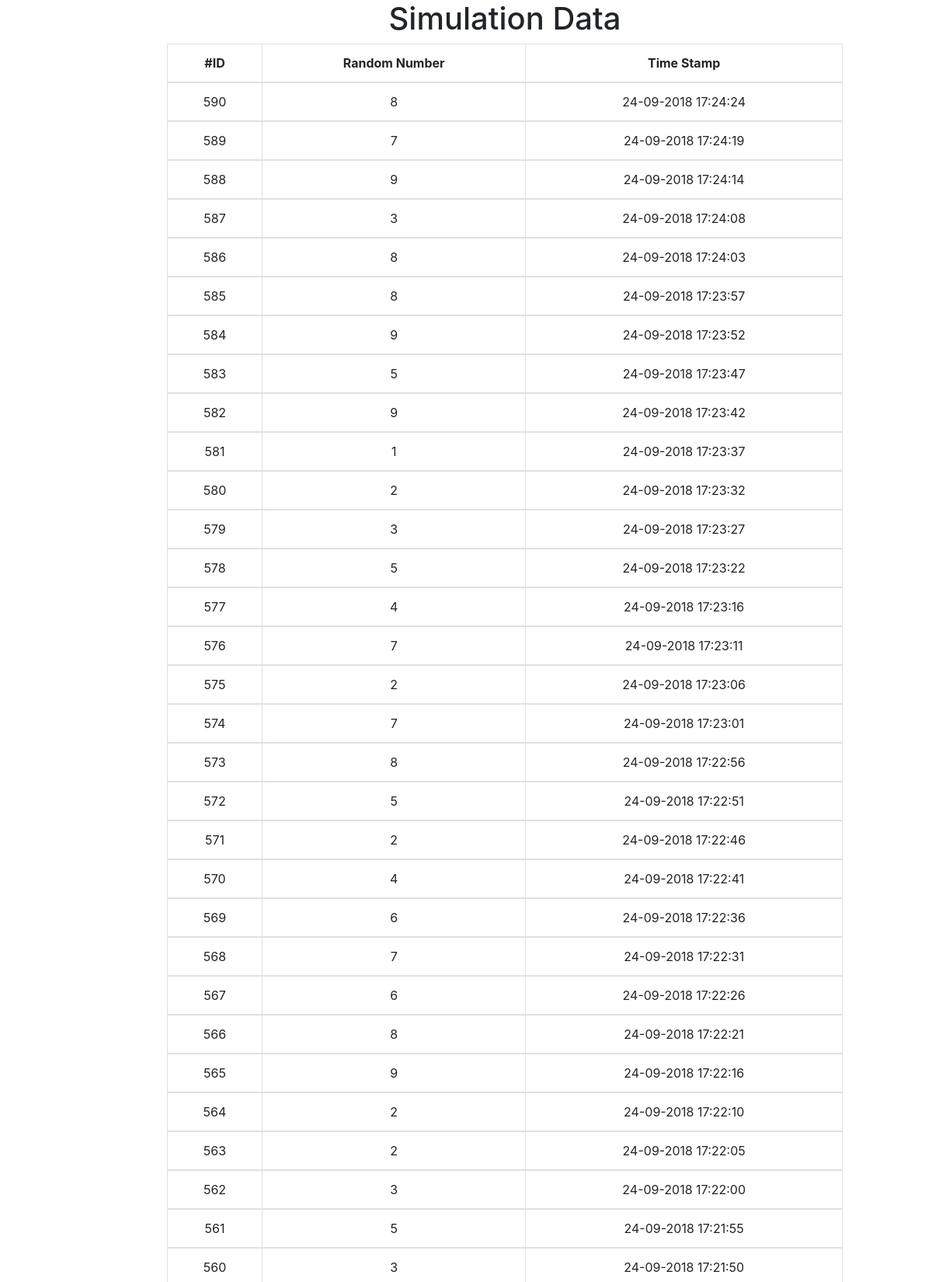
/home/ (upper part), run on the app's committed database.
### datainput/models.py (models this page shows)
class DataInput(models.Model):
	number = models.CharField(max_length=5)
	time_stamp = models.CharField(max_length=255)
	class Meta:
		app_label = 'datainput'

### datainput/views.py (the view)
# urls.py: path('home/', views.HomeView.as_view(), name='home-page'),
class HomeView(TemplateView):
    template_name = "home.html"
    def get_context_data(self, *args, **kwargs):
    	db_data = DataInput.objects.all().order_by("-time_stamp")
    	paginate_by = 10
    	context = {
    		"data": db_data
    	}
    	return context

### templates/home.html (shortened to what this page needs)
<!doctype html>
<html lang="en">
  	<head>
	    <link rel="stylesheet" href="https://stackpath.bootstrapcdn.com/bootstrap/4.1.3/css/bootstrap.min.css">
  	</head>
  	<body>
	    <section>
	    	<div class="container-fluid">
	    		<div class="row">
	    			<div class="col-md-2"></div>
	    			<div class="col-md-9">
	    				<div id="data_input" style="text-align: center">
	    					<section>
	    						<h1 class="panel">Simulation Data</h1>
	    					</section>
	    					{% if data %}
	    					<table class="table table-bordered">
							  	<thead>
								    <tr>
								    	<th scope="col">#ID</th>
								      	<th scope="col">Random Number</th>
								      	<th scope="col">Time Stamp</th>
								    </tr>
							  	</thead>
							  	{% for item in data %}
							  	<tbody>
								    <tr>
								    	<td>{{ item.id }}</td>
								      	<td>{{ item.number }}</td>
								      	<td>{{ item.time_stamp }}</td>
								    </tr>
							  	</tbody>
							  	{% endfor %}
							</table>
							{% else %}
							<p>Data Not Found!</p>
							{% endif %}
	    				</div>
	    			</div>
	    		</div>
	    	</div>
	    </section>
  	</body>
</html>

### data on the page
DataInput: id "590", number "8", time_stamp "24-09-2018 17:24:24"
DataInput: id "589", number "7", time_stamp "24-09-2018 17:24:19"
DataInput: id "588", number "9", time_stamp "24-09-2018 17:24:14"
DataInput: id "587", number "3", time_stamp "24-09-2018 17:24:08"
DataInput: id "586", number "8", time_stamp "24-09-2018 17:24:03"
DataInput: id "585", number "8", time_stamp "24-09-2018 17:23:57"
DataInput: id "584", number "9", time_stamp "24-09-2018 17:23:52"
DataInput: id "583", number "5", time_stamp "24-09-2018 17:23:47"
DataInput: id "582", number "9", time_stamp "24-09-2018 17:23:42"
DataInput: id "581", number "1", time_stamp "24-09-2018 17:23:37"
DataInput: id "580", number "2", time_stamp "24-09-2018 17:23:32"
DataInput: id "579", number "3", time_stamp "24-09-2018 17:23:27"
DataInput: id "578", number "5", time_stamp "24-09-2018 17:23:22"
DataInput: id "577", number "4", time_stamp "24-09-2018 17:23:16"
DataInput: id "576", number "7", time_stamp "24-09-2018 17:23:11"
DataInput: id "575", number "2", time_stamp "24-09-2018 17:23:06"
DataInput: id "574", number "7", time_stamp "24-09-2018 17:23:01"
DataInput: id "573", number "8", time_stamp "24-09-2018 17:22:56"
DataInput: id "572", number "5", time_stamp "24-09-2018 17:22:51"
DataInput: id "571", number "2", time_stamp "24-09-2018 17:22:46"
DataInput: id "570", number "4", time_stamp "24-09-2018 17:22:41"
DataInput: id "569", number "6", time_stamp "24-09-2018 17:22:36"
DataInput: id "568", number "7", time_stamp "24-09-2018 17:22:31"
DataInput: id "567", number "6", time_stamp "24-09-2018 17:22:26"
DataInput: id "566", number "8", time_stamp "24-09-2018 17:22:21"
DataInput: id "565", number "9", time_stamp "24-09-2018 17:22:16"
DataInput: id "564", number "2", time_stamp "24-09-2018 17:22:10"
DataInput: id "563", number "2", time_stamp "24-09-2018 17:22:05"
DataInput: id "562", number "3", time_stamp "24-09-2018 17:22:00"
DataInput: id "561", number "5", time_stamp "24-09-2018 17:21:55"
DataInput: id "560", number "3", time_stamp "24-09-2018 17:21:50"
